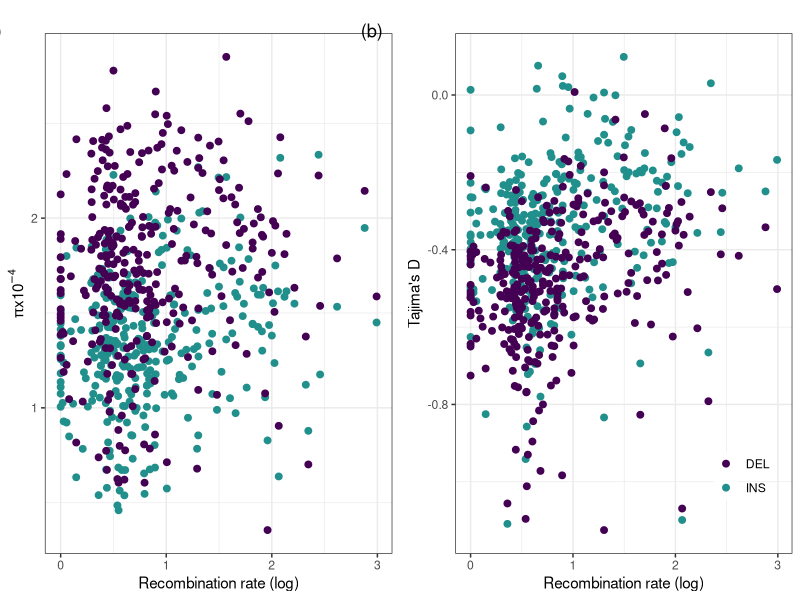

Generate this figure with R:
library(ggplot2)
library(gridExtra)
library(reshape2)
library(viridis)

# summary stat results
window_data = read.delim('../recombination_analyses/filtered_2Mb_windows.txt')

cor.test(window_data$tajd_ins, window_data$rec_rate, method='spearman', exact=NULL)
cor.test(window_data$tajd_del, window_data$rec_rate, method='spearman', exact=NULL)

# rdi data
rdi_data = subset(window_data, select=c(window, rec_rate, theta_ins, theta_del))
colnames(rdi_data) = c('window', 'rec_rate', 'ins', 'del')
rdi_data$rdi = rdi_data$del / rdi_data$ins
cor.test(rdi_data$rdi, rdi_data$rec_rate, method='spearman', exact=NULL)
rdi_data$filter = 'No filter'

pal = viridis(n=3)[1:3]

# pi plot
pi_data = subset(window_data, select=c(window, rec_rate, pi_ins, pi_del))
colnames(pi_data) = c('window', 'rec_rate', 'ins', 'del')
pi_data = melt(pi_data, id=c('window', 'rec_rate'))
pi_data$variable = factor(pi_data$variable, levels=c('del', 'ins'))

pi_plot = ggplot(pi_data, aes(x=log(rec_rate + 1), y=value*10000, colour=toupper(variable))) +
      geom_point(stat='identity', size = 2) +
      # geom_smooth(method='lm', se=FALSE) +
      theme_bw() +
      xlab('Recombination rate (log)')  + ylab(expression(pi * x *10^-4)) +
      theme(legend.position = 'none', plot.title=element_text(hjust=-0.2, vjust=-3)) +
      ggtitle('(a)')+ scale_colour_manual(values=pal)


# tajd plot
tajd_data = subset(window_data, select=c(window, rec_rate, tajd_ins, tajd_del))
colnames(tajd_data) = c('window', 'rec_rate', 'ins', 'del')
tajd_data = melt(tajd_data, id=c('window', 'rec_rate'))
tajd_data$variable = factor(tajd_data$variable, levels=c('del', 'ins'))

tajd_plot = ggplot(tajd_data, aes(x=log(rec_rate + 1), y=value, colour=toupper(variable))) +
      geom_point(stat='identity', size = 2) +
      # geom_smooth(method='lm', se=FALSE) +
      theme_bw() +
      xlab('Recombination rate (log)')  + ylab("Tajima's D") +
      theme(legend.position=c(0.85, 0.15), legend.title=element_blank(), legend.background=element_blank(),
      plot.title=element_text(hjust=-0.3, vjust=-3))+
      ggtitle('(b)') + scale_colour_manual(values=pal)

pdf('recomb_tajd_pi.pdf', width=6, height=3)

grid.arrange(pi_plot, tajd_plot, nrow=1)

dev.off()

# ## with filters
#
# # summary stat results
# window_data2 = read.delim('../recombination_analyses/filtered_2Mb_windows_percentpol.txt')
# window_data2 = subset(window_data2, pol_success > 0.6)
#
# cor.test(window_data2$tajd_ins, window_data2$rec_rate, method='spearman', exact=NULL)
# cor.test(window_data2$tajd_del, window_data2$rec_rate, method='spearman', exact=NULL)
#
# # rdi plot
# rdi_data2 = subset(window_data2, select=c(window, rec_rate, theta_ins, theta_del))
# colnames(rdi_data2) = c('window', 'rec_rate', 'ins', 'del')
# rdi_data2$rdi = rdi_data2$del / rdi_data2$ins
# cor.test(rdi_data2$rdi, rdi_data2$rec_rate, method='spearman', exact=NULL)
# rdi_data2$filter = '60% min polarised'
#
# rdi_all = rbind(rdi_data, rdi_data2)
#
#
# rdi_plot = ggplot(rdi_all, aes(x=log(rec_rate + 1), y=rdi)) +
#       geom_point(stat='identity', size = 2) +
#       # geom_smooth(method='lm', se=FALSE) +
#       theme_bw() +
#       xlab('Recombination rate (log)')  + ylab('rDI') +
#       theme(plot.title=element_text(hjust=-0.2, vjust=-3)) +
#       facet_wrap(~filter, scale = 'free_x')
#
# pdf('recomb_rdi_filter.pdf', width=6, height=3)
#
# rdi_plot
#
# dev.off()
#
#
#
# # pi plot
# pi_data2 = subset(window_data2, select=c(window, rec_rate, pi_ins, pi_del))
# colnames(pi_data2) = c('window', 'rec_rate', 'ins', 'del')
# pi_data2 = melt(pi_data2, id=c('window', 'rec_rate'))
# pi_data2$variable = factor(pi_data2$variable, levels=c('del', 'ins'))
#
# pi_plot2 = ggplot(pi_data2, aes(x=log(rec_rate + 1), y=value*10000, colour=toupper(variable))) +
#       geom_point(stat='identity', size = 2) +
#       # geom_smooth(method='lm', se=FALSE) +
#       theme_bw() +
#       xlab('Recombination rate (log)')  + ylab(expression(pi * x *10^-4)) +
#       theme(legend.position = 'none', plot.title=element_text(hjust=-0.2, vjust=-3)) +
#       ggtitle('(a)')+ scale_colour_manual(values=pal)
#
#
# # tajd plot
# tajd_data2 = subset(window_data2, select=c(window, rec_rate, tajd_ins, tajd_del))
# colnames(tajd_data2) = c('window', 'rec_rate', 'ins', 'del')
# tajd_data2 = melt(tajd_data2, id=c('window', 'rec_rate'))
# tajd_data2$variable = factor(tajd_data2$variable, levels=c('del', 'ins'))
#
# tajd_plot2 = ggplot(tajd_data2, aes(x=log(rec_rate + 1), y=value, colour=toupper(variable))) +
#       geom_point(stat='identity', size = 2) +
#       # geom_smooth(method='lm', se=FALSE) +
#       theme_bw() +
#       xlab('Recombination rate (log)')  + ylab("Tajima's D") +
#       theme(legend.position=c(0.85, 0.2), legend.title=element_blank(), legend.background=element_blank(),
#       plot.title=element_text(hjust=-0.3, vjust=-3))+
#       ggtitle('(b)') + scale_colour_manual(values=pal)
#
# pdf('recomb_tajd_pi_filter.pdf', width=6, height=3)
#
# grid.arrange(pi_plot2, tajd_plot2, nrow=1)
#
# dev.off()
